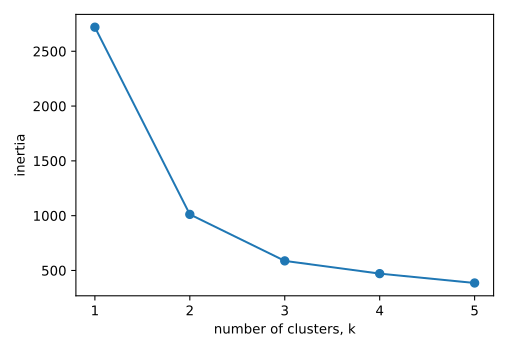

Generate this figure with Python:
'''
How many clusters of grain?
In the video, you learned how to choose a good number of clusters for a dataset using the k-means inertia graph. You are given an array samples containing the measurements (such as area, perimeter, length, and several others) of samples of grain. What's a good number of clusters in this case?

KMeans and PyPlot (plt) have already been imported for you.

This dataset was sourced from the UCI Machine Learning Repository.

Instructions
For each of the given values of k, perform the following steps:
Create a KMeans instance called model with k clusters.
Fit the model to the grain data samples.
Append the value of the inertia_ attribute of model to the list inertias.
The code to plot ks vs inertias has been written for you, so hit 'Submit Answer' to see the plot!
'''

ks = range(1, 6)
inertias = []

for k in ks:
    # Create a KMeans instance with k clusters: model
    model= KMeans (n_clusters=k)
    
    # Fit model to samples
    model.fit(samples)
    
    # Append the inertia to the list of inertias
    inertias.append(model.inertia_)
    
# Plot ks vs inertias
plt.plot(ks, inertias, '-o')
plt.xlabel('number of clusters, k')
plt.ylabel('inertia')
plt.xticks(ks)
plt.show()
